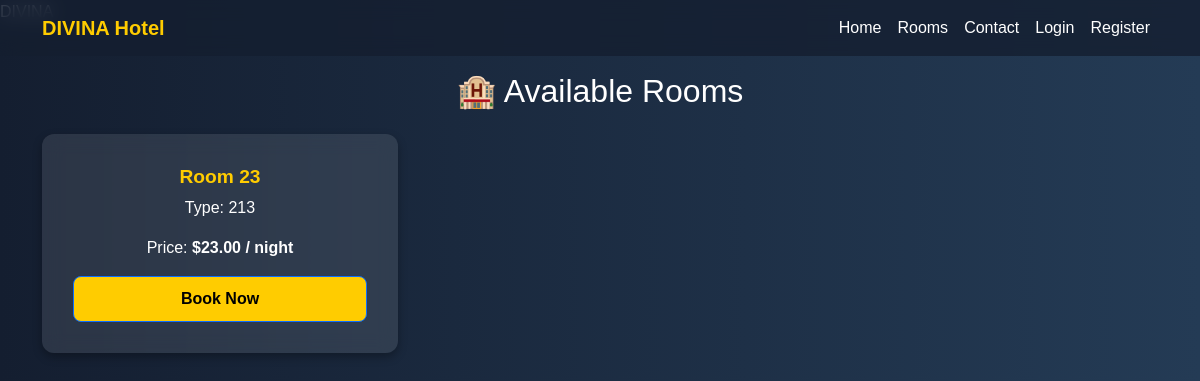
/hotel/rooms.php, run on the app's committed database.
### tables this page shows
CREATE TABLE `rooms` (
  `id` int(11) NOT NULL,
  `room_number` varchar(50) DEFAULT NULL,
  `type` varchar(50) DEFAULT NULL,
  `price` decimal(10,2) DEFAULT NULL,
  `status` enum('available','booked') DEFAULT NULL
);

### hotel/rooms.php (the view, shortened to what this page needs)
<?php
include 'config.php';
include 'header.php';
$stmt = $pdo->query("SELECT * FROM rooms WHERE status = 'available'");
$rooms = $stmt->fetchAll(PDO::FETCH_ASSOC);
?>
<!DOCTYPE html>
<html lang="en">
<head>
    <link rel="stylesheet" href="https://cdn.jsdelivr.net/npm/bootstrap@5.3.0/dist/css/bootstrap.min.css">
</head>
<body>
<div class="mb-5">DIVINA</div>
<div class="container">
    <h2 class="text-center mb-4">🏨 Available Rooms</h2>
    <div class="row">
        <?php foreach ($rooms as $room): ?>
            <div class="col-md-4 mb-4">
                <div class="card">
                    <div class="card-body text-center">
                        <h5 class="card-title">Room <?= $room['room_number'] ?></h5>
                        <p class="card-text">Type: <?= $room['type'] ?></p>
                        <p class="card-text">Price: <strong>$<?= $room['price'] ?> / night</strong></p>
                        <a href="reservation.php?room_id=<?= $room['id'] ?>" class="btn btn-primary">Book Now</a>
                    </div>
                </div>
            </div>
        <?php endforeach; ?>
    </div>
</div>
</body>
</html>

### hotel/rooms.php (style rules this page uses)
body { background: linear-gradient(to right, #141e30, #243b55); color: white; font-family: 'Poppins', sans-serif; }
.card { background: rgba(255, 255, 255, 0.1); backdrop-filter: blur(10px); border: none; border-radius: 12px; padding: 15px; box-shadow: 0px 4px 10px rgba(0, 0, 0, 0.3); transition: transform 0.3s ease-in-out, box-shadow 0.3s ease-in-out; }
.card-title { font-weight: bold; font-size: 1.2rem; color: #ffcc00; }
.card-text { color: white; }
.btn-primary { width: 100%; background-color: #ffcc00; color: black; font-weight: bold; border-radius: 8px; padding: 10px; transition: background 0.3s ease-in-out; }

### data on the page
rooms: room_number "23", type "213", price "23.00"
